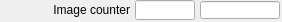
   <widget class="caFrame" name="caFrame_11">
    <property name="geometry">
     <rect>
      <x>390</x>
      <y>405</y>
      <width>282</width>
      <height>22</height>
     </rect>
    </property>
    <widget class="caTextEntry" name="caTextEntry_2">
     <property name="geometry">
      <rect>
       <x>135</x>
       <y>0</y>
       <width>60</width>
       <height>20</height>
      </rect>
     </property>
     <property name="channel" stdset="0">
      <string>$(P)$(R)ArrayCounter</string>
     </property>
     <property name="foreground">
      <color>
       <red>0</red>
       <green>0</green>
       <blue>0</blue>
      </color>
     </property>
     <property name="background">
      <color>
       <red>115</red>
       <green>223</green>
       <blue>255</blue>
      </color>
     </property>
     <property name="colorMode">
      <enum>caLineEdit::Static</enum>
     </property>
     <property name="precisionMode">
      <enum>caLineEdit::Channel</enum>
     </property>
     <property name="limitsMode">
      <enum>caLineEdit::Channel</enum>
     </property>
     <property name="maxValue">
      <double>1.000000000000000</double>
     </property>
     <property name="minValue">
      <double>0.000000000000000</double>
     </property>
     <property name="fontScaleMode" stdset="0">
      <enum>caLineEdit::Height</enum>
     </property>
     <property name="formatType">
      <enum>caLineEdit::decimal</enum>
     </property>
    </widget>
    <widget class="caLabel" name="caLabel_11">
     <property name="geometry">
      <rect>
       <x>0</x>
       <y>0</y>
       <width>130</width>
       <height>20</height>
      </rect>
     </property>
     <property name="frameShape">
      <enum>QFrame::NoFrame</enum>
     </property>
     <property name="text">
      <string>Image counter</string>
     </property>
     <property name="alignment">
      <set>Qt::AlignAbsolute|Qt::AlignRight|Qt::AlignTrailing|Qt::AlignVCenter</set>
     </property>
     <property name="fontScaleMode">
      <enum>ESimpleLabel::Height</enum>
     </property>
     <property name="foreground">
      <color>
       <red>0</red>
       <green>0</green>
       <blue>0</blue>
      </color>
     </property>
     <property name="background">
      <color alpha="0">
       <red>0</red>
       <green>0</green>
       <blue>0</blue>
      </color>
     </property>
    </widget>
    <widget class="caLineEdit" name="caLineEdit_5">
     <property name="geometry">
      <rect>
       <x>200</x>
       <y>1</y>
       <width>80</width>
       <height>18</height>
      </rect>
     </property>
     <property name="alignment">
      <set>Qt::AlignAbsolute|Qt::AlignLeading|Qt::AlignLeft|Qt::AlignVCenter</set>
     </property>
     <property name="channel" stdset="0">
      <string>$(P)$(R)ArrayCounter_RBV</string>
     </property>
     <property name="foreground">
      <color>
       <red>10</red>
       <green>0</green>
       <blue>184</blue>
      </color>
     </property>
     <property name="background">
      <color>
       <red>187</red>
       <green>187</green>
       <blue>187</blue>
      </color>
     </property>
     <property name="colorMode">
      <enum>caLineEdit::Static</enum>
     </property>
     <property name="precisionMode">
      <enum>caLineEdit::Channel</enum>
     </property>
     <property name="limitsMode">
      <enum>caLineEdit::Channel</enum>
     </property>
     <property name="maxValue">
      <double>1.000000000000000</double>
     </property>
     <property name="minValue">
      <double>0.000000000000000</double>
     </property>
     <property name="fontScaleMode" stdset="0">
      <enum>caLineEdit::Height</enum>
     </property>
     <property name="formatType">
      <enum>caLineEdit::decimal</enum>
     </property>
    </widget>
   </widget>
